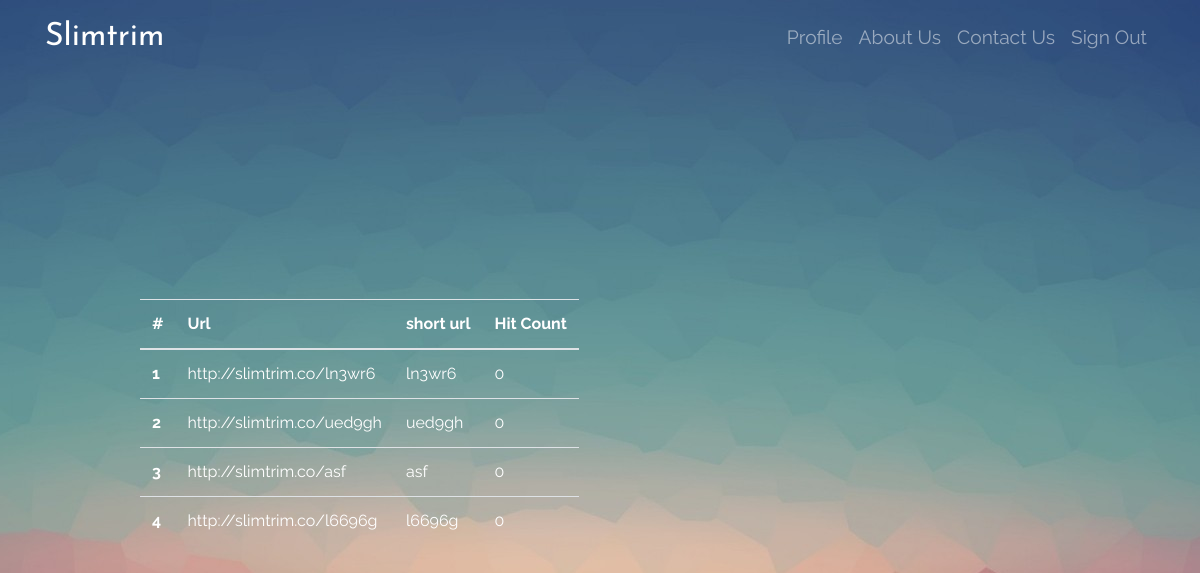
Before: /profile/ (signed in) with the older database file.
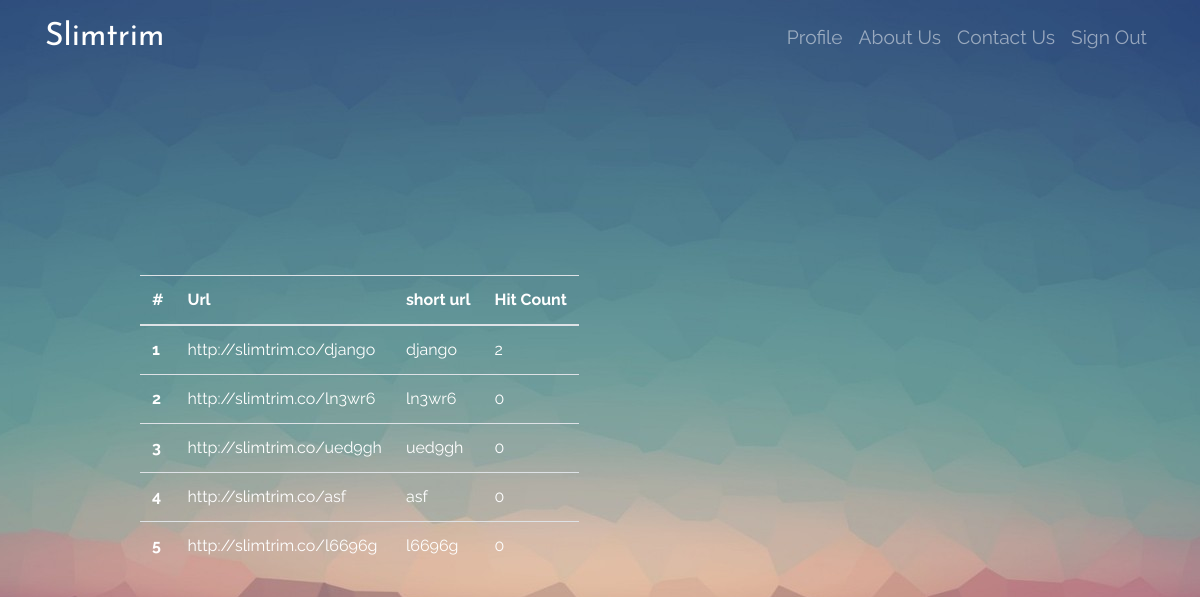
After: the same page with the newer database file.
### shortener/models.py (models this page shows, shortened)
class Shortener(models.Model):
	url = models.URLField(max_length=250)
	short_url = models.CharField(max_length=15, unique=True, blank=True)
	created_at = models.DateTimeField(auto_now_add=True)
	updated_at = models.DateTimeField(auto_now=True)
	count = models.IntegerField(default=0)
	end_user = models.ForeignKey(settings.AUTH_USER_MODEL, null=True, blank=True)
	active = models.BooleanField(default=True)
	objects = ShortenerManager()
	def get_full_url(self):
		return 'http://slimtrim.co/{}'.format(self.short_url)

### shortener/views.py (the view)
# urls.py: url(r'^profile/$', views.ProfileView.as_view(), name='profile'),
class ProfileView(LoginRequiredMixin, ListView):
	login_url = '/login'
	context_object_name = 'urls'
	template_name = 'shortener/profile.html'
	def get_queryset(self):
		return Shortener.objects.filter(end_user=self.request.user).order_by('-created_at')

### shortener/templates/shortener/profile.html (shortened to what this page needs)
{% extends 'shortener/layout.html' %}
{% block content %}
{% if urls %}
	<div class="row">
		<div class="col-lg-10 col-md-10 mx-auto">
			<table class="table table-hover table-responsive">
			  <thead>
			    <tr>
			      <th scope="col">#</th>
			      <th scope="col">Url</th>
			      <th scope="col">short url</th>
			      <th scope="col">Hit Count</th>
			    </tr>
			  </thead>
			  <tbody>
			  	{% for url in urls %}
					<tr>
						<th scope="row">{{ forloop.counter }}</th>
						<td>{{ url.get_full_url }}</td>
						<td>{{ url.short_url }}</td>
						<td>{{ url.count }}</td>
						{% endfor %}
					</tr>
			</table>
		</div>
	</div>
{% endif %}
{% endblock %}

Changed rows visible on the page:
added Shortener: get_full_url "http://slimtrim.co/django", short_url "django", count "2"
